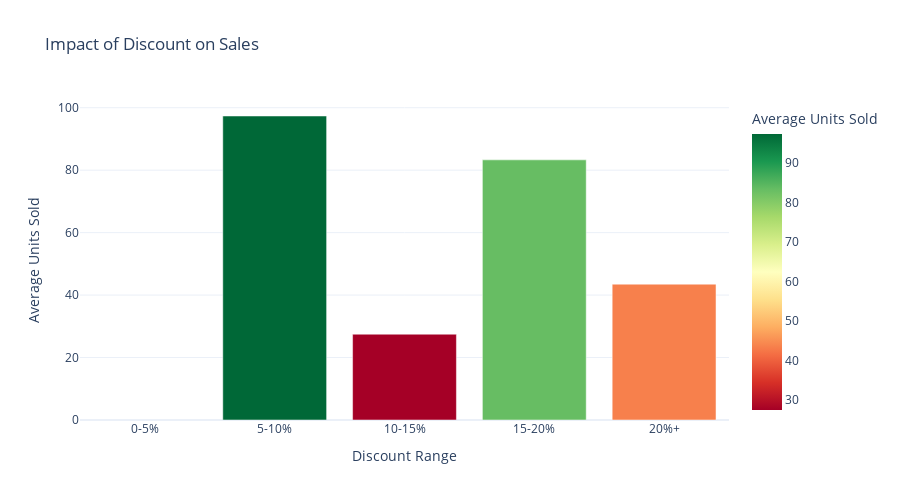

Here is the notebook cell this chart was saved with:
### Code cell
# Cell 13: Does higher discount increase sales?

# Create discount bins (0-10%, 10-20%, etc.)
sales_df['discount_bin'] = pd.cut(
    sales_df['discount_pct'], 
    bins=[0, 5, 10, 15, 20, 100],
    labels=['0-5%', '5-10%', '10-15%', '15-20%', '20%+']
)

# Group by discount bin
discount_impact = sales_df.groupby('discount_bin')['quantity_sold'].mean().reset_index()

# Create bar chart
fig = px.bar(
    discount_impact,
    x='discount_bin',
    y='quantity_sold',
    title='Impact of Discount on Sales',
    labels={'discount_bin': 'Discount Range', 'quantity_sold': 'Average Units Sold'},
    color='quantity_sold',
    color_continuous_scale='RdYlGn',
    template='plotly_white'
)

fig.update_layout(height=500, width=900)
fig.show()

### Figure 1 — Plotly figure (JSON) as saved in the notebook; plotly's stock layout.template omitted (floating-point values rounded to 4 significant figures)
{"data": [{"alignmentgroup": "True", "hovertemplate": "Discount Range=%{x}<br>Average Units Sold=%{marker.color}<extra></extra>", "legendgroup": "", "marker": {"color": [null, 97.35, 27.48, 83.31, 43.5], "coloraxis": "coloraxis", "pattern": {"shape": ""}}, "name": "", "offsetgroup": "", "orientation": "v", "showlegend": false, "textposition": "auto", "type": "bar", "x": ["0-5%", "5-10%", "10-15%", "15-20%", "20%+"], "xaxis": "x", "y": [null, 97.35, 27.48, 83.31, 43.5], "yaxis": "y"}], "layout": {"barmode": "relative", "coloraxis": {"colorbar": {"title": {"text": "Average Units Sold"}}, "colorscale": [[0, "rgb(165,0,38)"], [0.1, "rgb(215,48,39)"], [0.2, "rgb(244,109,67)"], [0.3, "rgb(253,174,97)"], [0.4, "rgb(254,224,139)"], [0.5, "rgb(255,255,191)"], [0.6, "rgb(217,239,139)"], [0.7, "rgb(166,217,106)"], [0.8, "rgb(102,189,99)"], [0.9, "rgb(26,152,80)"], [1, "rgb(0,104,55)"]]}, "height": 500, "legend": {"tracegroupgap": 0}, "title": {"text": "Impact of Discount on Sales"}, "width": 900, "xaxis": {"anchor": "y", "domain": [0, 1], "title": {"text": "Discount Range"}}, "yaxis": {"anchor": "x", "domain": [0, 1], "title": {"text": "Average Units Sold"}}}}
